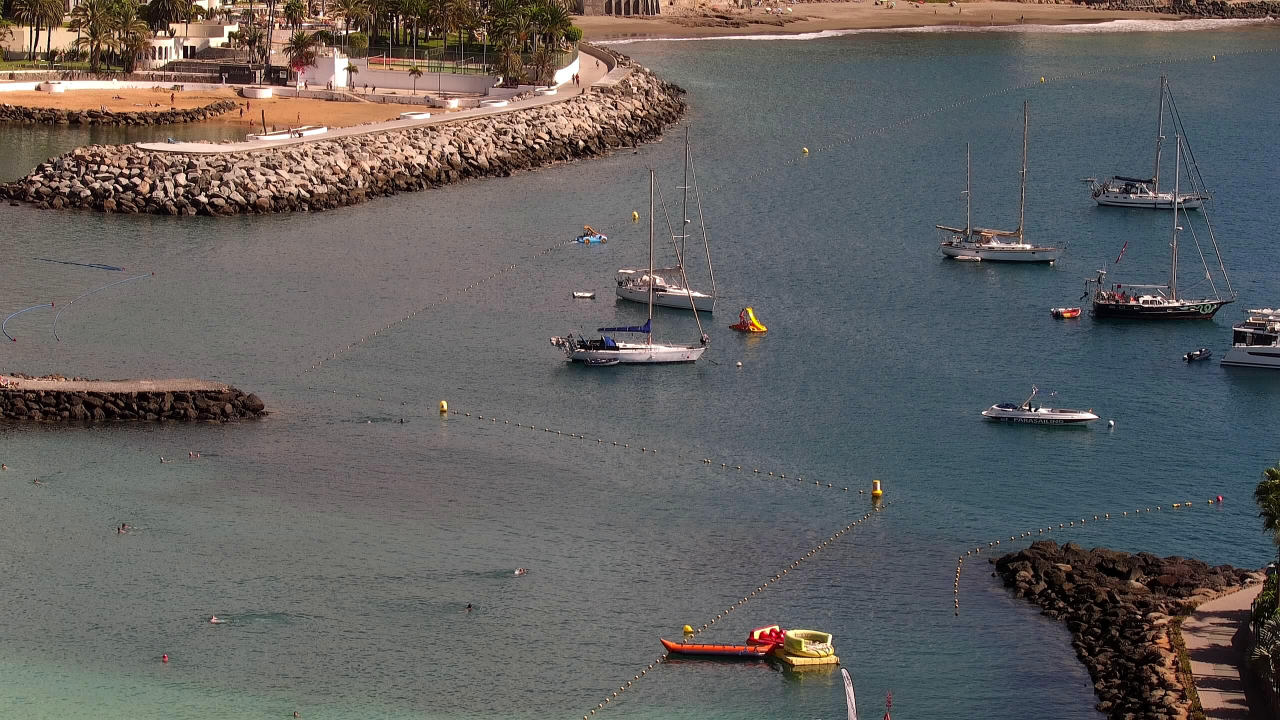
#> input picture inputs/anfi-view-anfi-del-mar---buoys-medium-distance_2025-11-11_13-32.jpeg, 2560 x 1440 px (shown at 1/2 size)
$ python pair_concat.py ../inputs ../inputs
#> lines starting #> are read from the running program, lines starting #| are printed output that depends on the picture
import argparse
from pathlib import Path
import cv2
from tqdm import tqdm


IMG_EXTS = {".jpg", ".jpeg", ".png", ".bmp", ".tif", ".tiff"}


def list_images(dir_path: Path, recursive: bool = True) -> list[Path]:
    """
    List all image files in a directory, sorted alphabetically.

    Args:
        dir_path: Directory to search
        recursive: If True, search recursively in subdirectories

    Returns:
        Sorted list of image file paths
    """
    if not dir_path.exists():
        return []

    if recursive:
        images = [p for p in dir_path.rglob("*") if p.is_file() and p.suffix.lower() in IMG_EXTS]
    else:
        images = [p for p in dir_path.iterdir() if p.is_file() and p.suffix.lower() in IMG_EXTS]

    return sorted(images)


def resize_to_same_height(img_a, img_b):
    """
    Resize two images to have the same height while preserving aspect ratio.

    Args:
        img_a: First image (numpy array)
        img_b: Second image (numpy array)

    Returns:
        Tuple of (resized_img_a, resized_img_b), or (None, None) if inputs are invalid
    """
    if img_a is None or img_b is None:
        return None, None
    if img_a.shape[0] == img_b.shape[0]:
        return img_a, img_b

    h = min(img_a.shape[0], img_b.shape[0])
    new_w_a = int(img_a.shape[1] * h / img_a.shape[0])
    new_w_b = int(img_b.shape[1] * h / img_b.shape[0])

    img_a = cv2.resize(img_a, (new_w_a, h))
    img_b = cv2.resize(img_b, (new_w_b, h))
    return img_a, img_b


def concat_pairs_by_order(left_dir: Path, right_dir: Path, out_dir: Path, suffix: str, recursive: bool):
    """
    Concatenate images from two directories side-by-side by alphabetical order.
    Assumes both directories have the same number of images in corresponding order.

    Args:
        left_dir: Directory with left/original images
        right_dir: Directory with right/predicted images
        out_dir: Output directory for concatenated images
        suffix: Suffix to append to output filenames
        recursive: Whether to search recursively
    """
#> called with suffix = '_concat', recursive = True
    out_dir.mkdir(parents=True, exist_ok=True)

    print(f"🔍 Scanning directories...")
    left_images = list_images(left_dir, recursive=recursive)
    right_images = list_images(right_dir, recursive=recursive)

    if not left_images:
        raise SystemExit(f"❌ No images found in left directory: {left_dir}")
    if not right_images:
        raise SystemExit(f"❌ No images found in right directory: {right_dir}")

    print(f"✓ Left dir: {len(left_images)} images")
    print(f"✓ Right dir: {len(right_images)} images")

    if len(left_images) != len(right_images):
        print(f"⚠️  Warning: Different number of images in each directory!")
        print(f"   Will process {min(len(left_images), len(right_images))} pairs")

    n_pairs = min(len(left_images), len(right_images))

    written = 0
    skipped = 0

    for i in tqdm(range(n_pairs), desc="Concatenating pairs", unit="pair", colour="#8000ff"):
        left_path = left_images[i]
        right_path = right_images[i]

        left_img = cv2.imread(str(left_path))
#> left_img is the input picture: shape (1440, 2560, 3); mean B, G, R 95.7, 96.6, 98.9
        right_img = cv2.imread(str(right_path))

        if left_img is None:
            tqdm.write(f"⚠️  Cannot read left: {left_path.name}")
            skipped += 1
            continue

        if right_img is None:
            tqdm.write(f"⚠️  Cannot read right: {right_path.name}")
            skipped += 1
            continue

        left_img, right_img = resize_to_same_height(left_img, right_img)
        if left_img is None or right_img is None:
            tqdm.write(f"⚠️  Resize failed for pair {i+1}")
            skipped += 1
            continue

        out_img = cv2.hconcat([left_img, right_img])
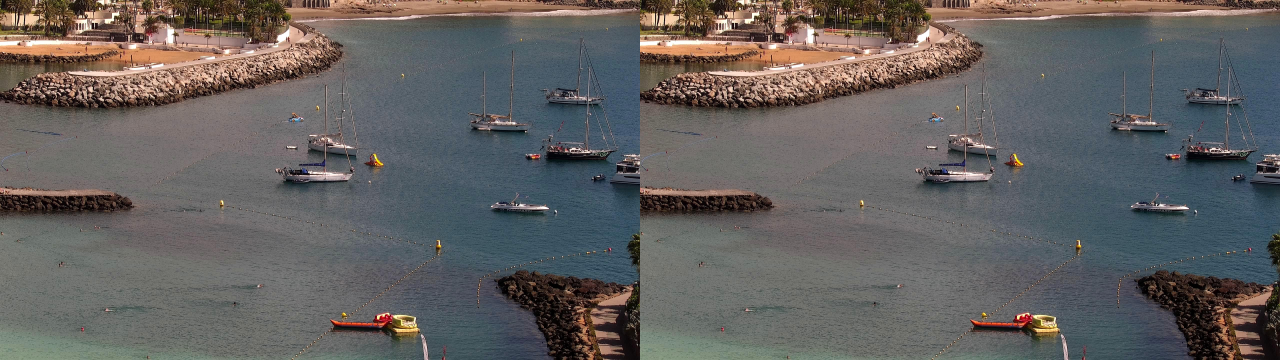
#> out_img: shape (1440, 5120, 3) (shown at 1/4 size); mean B, G, R 95.7, 96.6, 98.9
        out_name = f"{left_path.stem}{suffix}.jpg"
        out_path = out_dir / out_name

        success = cv2.imwrite(str(out_path), out_img)
        if not success:
            tqdm.write(f"⚠️  Failed to write: {out_path.name}")
            skipped += 1
        else:
            written += 1
#> pass 2 of the loop in concat_pairs_by_order, `for i in tqdm(range(n_pairs), desc="Concatenating pairs", unit="pair",..`:
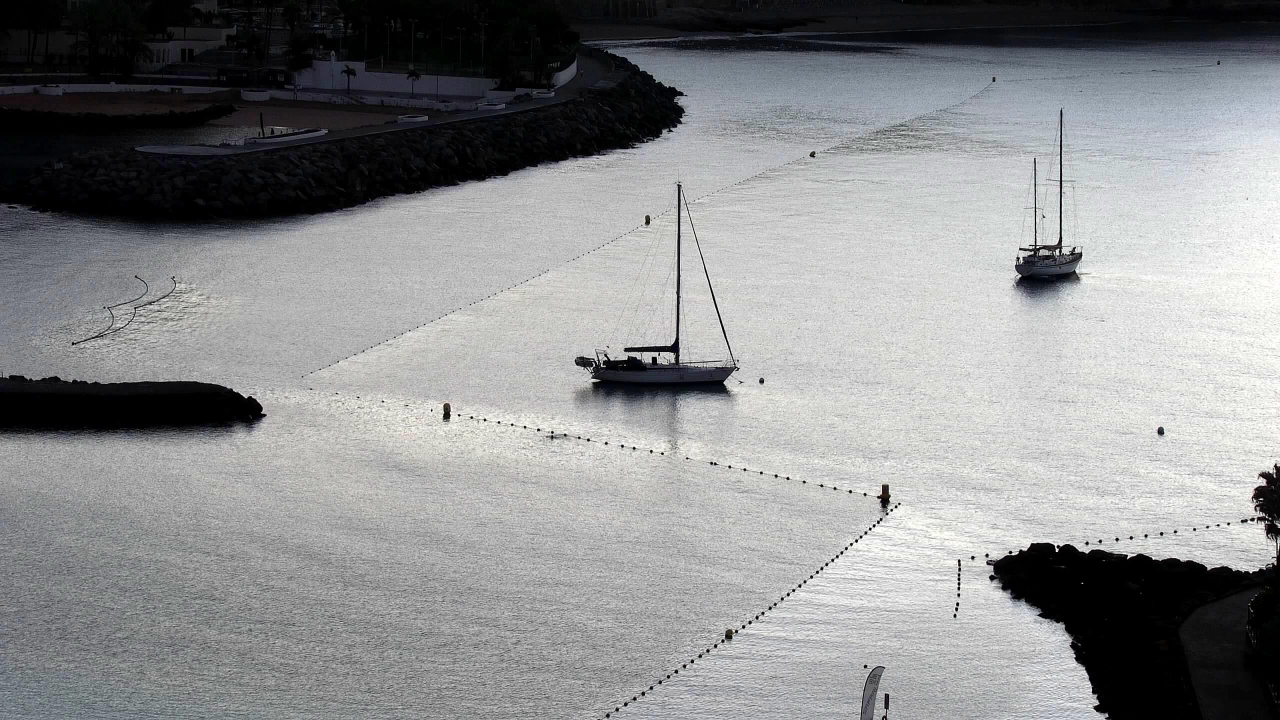
#> input picture inputs/anfi-view-anfi-del-mar---buoys-medium-distance_2025-12-03_07-32.jpeg, 2560 x 1440 px (shown at 1/2 size)
#> in concat_pairs_by_order, left_img is the input picture: shape (1440, 2560, 3); mean B, G, R 140.8, 139.9, 139
#> in concat_pairs_by_order, `out_img = cv2.hconcat([left_img, right_img])`:
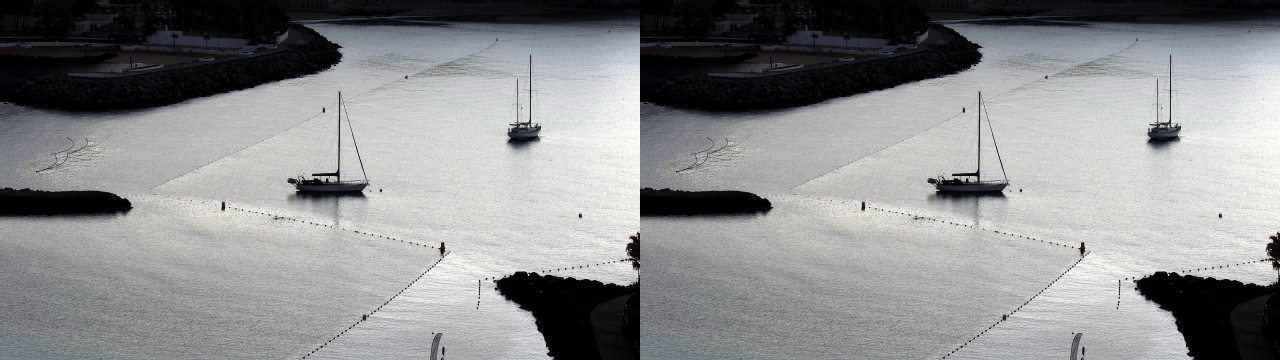
#> out_img: shape (1440, 5120, 3) (shown at 1/4 size); mean B, G, R 140.8, 139.9, 139

    print(f"\n✓ Concatenation complete!")
    print(f"  Pairs written: {written}/{n_pairs}")
    if skipped > 0:
        print(f"  Skipped: {skipped}")


def build_args():
    p = argparse.ArgumentParser(
        description="Concatenate paired images from two folders by alphabetical order (no matching required)"
    )
    p.add_argument("left_dir", type=str, help="Directory with left/original images")
    p.add_argument("right_dir", type=str, help="Directory with right/predicted images")
    p.add_argument("--out_dir", type=str, default="concatenated", help="Output directory")
    p.add_argument("--suffix", type=str, default="_concat", help="Suffix for output filenames")
    p.add_argument("--no-recursive", action="store_true", help="Don't search recursively in subdirectories")
    return p.parse_args()


def main():
    args = build_args()

    left_dir = Path(args.left_dir)
    right_dir = Path(args.right_dir)

    if not left_dir.exists():
        raise SystemExit(f"❌ Left directory not found: {left_dir}")
    if not right_dir.exists():
        raise SystemExit(f"❌ Right directory not found: {right_dir}")

    concat_pairs_by_order(
        left_dir=left_dir,
        right_dir=right_dir,
        out_dir=Path(args.out_dir),
        suffix=args.suffix,
        recursive=not args.no_recursive,
    )


if __name__ == "__main__":
    main()
